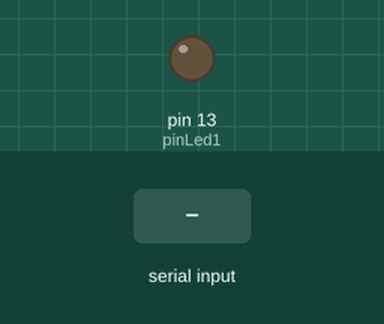
Recording of a sketch running on a simulated Arduino Uno, built with avr-gcc and run on an emulated ATmega328P. Parts: output pins drawn as LEDs (lit = HIGH). Dashed ring = blinking. Inputs (shaded band) come from the test bench. What the sketch prints to the serial monitor is not drawn.

Above: at 1.2 s.
1.3 s: byte 30 received over Serial
At 1.4 s:
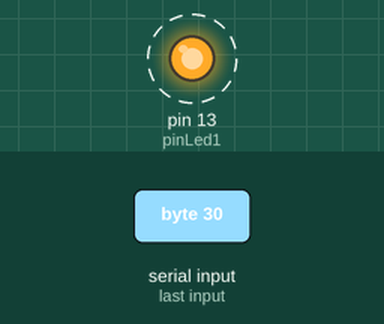
Timing chart, 0 to 10.3 s (numbered marks = the images above; inputs shaded):
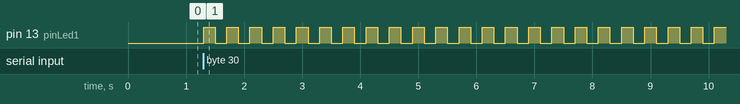

Measured:
- after the input at 1.3 s, pin 13 (pinLed1): alternates HIGH for 0.20 s and LOW for 0.20 s, starting at once

The sketch:

Quiz_arduino_pytnon.ino
```cpp
//Oscar Vargas
//Cristian Bravo

char operador;
int pinLed1 = 13, i=0;


void setup()
{
  pinMode(pinLed1,OUTPUT);
  Serial.begin(9600);
}

void loop()
{
  if(Serial.available()>0){
    operador = Serial.read();
    Serial.println(operador);

  while(i < operador){
    digitalWrite(pinLed1,HIGH);
    delay(200);
    digitalWrite(pinLed1,LOW);
    delay(200);
    i = i + 1;
    }
  }
}
```
